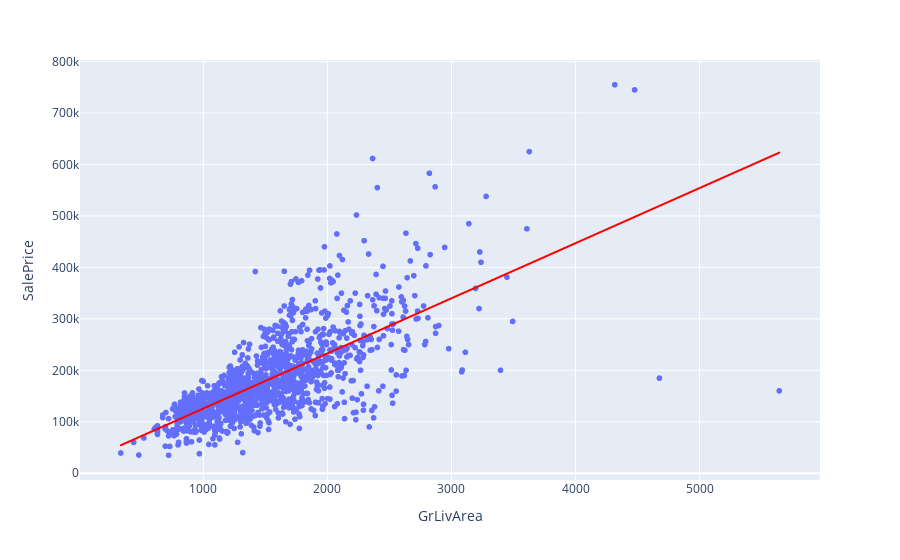

The notebook cell this image was saved under:
### Code cell
# Create the scatter plot between 'GrLivArea' and 'SalePrice'
px.scatter(df_train
           ,x='GrLivArea'
           ,y='SalePrice'
           ,trendline='ols'
           ,trendline_color_override='red')

### Figure 1 — Plotly figure (JSON) as saved in the notebook; plotly's stock layout.template omitted (floating-point values rounded to 4 significant figures; data arrays with more than 128 entries replaced by an {"elided": "..."} marker saying what was removed)
{"data": [{"hovertemplate": "GrLivArea=%{x}<br>SalePrice=%{y}<extra></extra>", "legendgroup": "", "marker": {"color": "#636efa", "symbol": "circle"}, "mode": "markers", "name": "", "showlegend": false, "type": "scattergl", "x": {"elided": "1460 int values"}, "xaxis": "x", "y": {"elided": "1460 int values"}, "yaxis": "y"}, {"hovertemplate": "<b>OLS trendline</b><br>SalePrice = 107.13 * GrLivArea + 18569<br>R<sup>2</sup>=0.502149<br><br>GrLivArea=%{x}<br>SalePrice=%{y} <b>(trend)</b><extra></extra>", "legendgroup": "", "line": {"color": "red"}, "marker": {"color": "#636efa", "symbol": "circle"}, "mode": "lines", "name": "", "showlegend": false, "type": "scattergl", "x": {"elided": "1460 int values"}, "xaxis": "x", "y": {"elided": "1460 float values"}, "yaxis": "y"}], "layout": {"legend": {"tracegroupgap": 0}, "margin": {"t": 60}, "xaxis": {"anchor": "y", "domain": [0, 1], "title": {"text": "GrLivArea"}}, "yaxis": {"anchor": "x", "domain": [0, 1], "title": {"text": "SalePrice"}}}}
